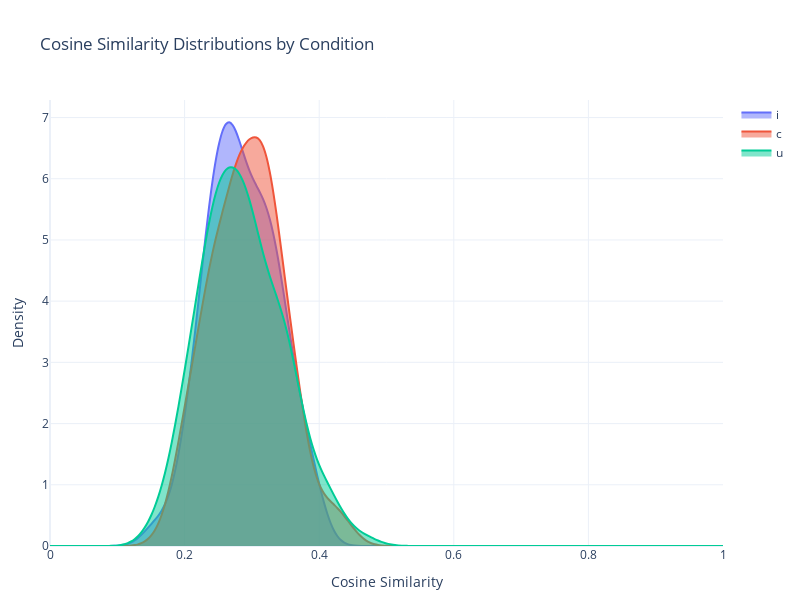

Source (notebook cell):
### Code cell
fig = go.Figure()
# Define colors for conditions.
color_map = {cond:colors[i] for i, cond in enumerate(conditions_map.values())}
# For each condition, compute the KDE and add a filled trace.
for cond, sim_list in similarity_by_condition.items():
    data = sim_list
    if not data:
        continue
    kde = st.gaussian_kde(data)
    x_vals = np.linspace(0, 1, 200)
    y_vals = kde(x_vals)
    
    fig.add_trace(go.Scatter(
        x=x_vals,
        y=y_vals,
        mode="lines",
        line_shape="spline",
        fill="tozeroy",
        line=dict(color=color_map.get(cond), width=2),
        fillcolor=color_map.get(cond),
        name=cond
    ))

# Update layout.
fig.update_layout(
    title="Cosine Similarity Distributions by Condition",
    xaxis_title="Cosine Similarity",
    yaxis_title="Density",
    template="plotly_white",
    width=800,
    height=600,
    margin=dict(l=50, r=50, t=100, b=50)
)
fig.update_xaxes(range=[0, 1])
fig.show()

### Figure 1 — Plotly figure (JSON) as saved in the notebook; plotly's stock layout.template omitted (floating-point values rounded to 4 significant figures; data arrays with more than 128 entries replaced by an {"elided": "..."} marker saying what was removed)
{"data": [{"fill": "tozeroy", "line": {"shape": "spline", "width": 2}, "mode": "lines", "name": "i", "type": "scatter", "x": {"elided": "200 float values"}, "y": {"elided": "200 float values"}}, {"fill": "tozeroy", "line": {"shape": "spline", "width": 2}, "mode": "lines", "name": "c", "type": "scatter", "x": {"elided": "200 float values"}, "y": {"elided": "200 float values"}}, {"fill": "tozeroy", "line": {"shape": "spline", "width": 2}, "mode": "lines", "name": "u", "type": "scatter", "x": {"elided": "200 float values"}, "y": {"elided": "200 float values"}}], "layout": {"height": 600, "margin": {"b": 50, "l": 50, "r": 50, "t": 100}, "title": {"text": "Cosine Similarity Distributions by Condition"}, "width": 800, "xaxis": {"range": [0, 1], "title": {"text": "Cosine Similarity"}}, "yaxis": {"title": {"text": "Density"}}}}
